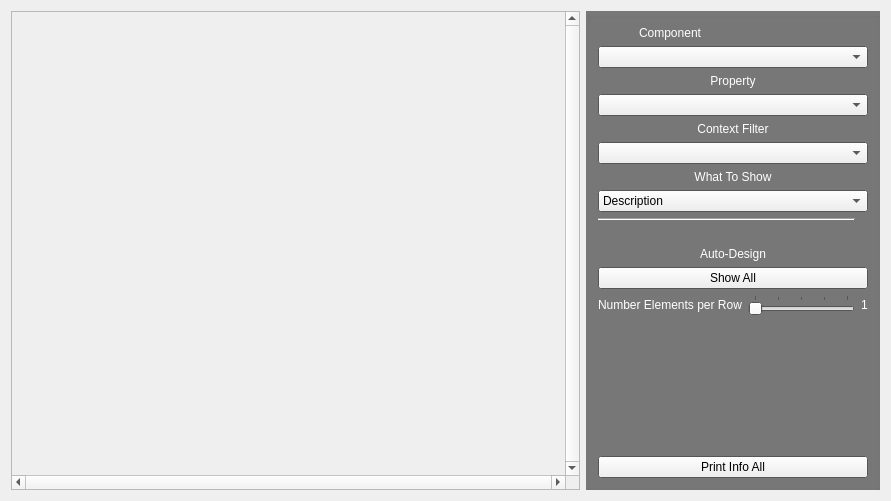
<?xml version="1.0" encoding="UTF-8"?>
<ui version="4.0">
 <class>Form_realtimeViewerProperties</class>
 <widget class="QWidget" name="Form_realtimeViewerProperties">
  <property name="geometry">
   <rect>
    <x>0</x>
    <y>0</y>
    <width>891</width>
    <height>501</height>
   </rect>
  </property>
  <property name="windowTitle">
   <string>Form</string>
  </property>
  <layout class="QHBoxLayout" name="horizontalLayout" stretch="11,1">
   <item>
    <widget class="QScrollArea" name="scrollArea">
     <property name="verticalScrollBarPolicy">
      <enum>Qt::ScrollBarAlwaysOn</enum>
     </property>
     <property name="horizontalScrollBarPolicy">
      <enum>Qt::ScrollBarAlwaysOn</enum>
     </property>
     <property name="widgetResizable">
      <bool>true</bool>
     </property>
     <widget class="QWidget" name="scrollAreaWidgetContents">
      <property name="geometry">
       <rect>
        <x>0</x>
        <y>0</y>
        <width>494</width>
        <height>447</height>
       </rect>
      </property>
      <layout class="QVBoxLayout" name="verticalLayout_2">
       <item>
        <widget class="QWidget" name="widget_contents" native="true">
         <layout class="QVBoxLayout" name="verticalLayout_3"/>
        </widget>
       </item>
      </layout>
     </widget>
    </widget>
   </item>
   <item>
    <widget class="QGroupBox" name="groupBox_2">
     <property name="palette">
      <palette>
       <active>
        <colorrole role="Base">
         <brush brushstyle="SolidPattern">
          <color alpha="255">
           <red>255</red>
           <green>255</green>
           <blue>255</blue>
          </color>
         </brush>
        </colorrole>
        <colorrole role="Window">
         <brush brushstyle="SolidPattern">
          <color alpha="255">
           <red>120</red>
           <green>120</green>
           <blue>120</blue>
          </color>
         </brush>
        </colorrole>
       </active>
       <inactive>
        <colorrole role="Base">
         <brush brushstyle="SolidPattern">
          <color alpha="255">
           <red>255</red>
           <green>255</green>
           <blue>255</blue>
          </color>
         </brush>
        </colorrole>
        <colorrole role="Window">
         <brush brushstyle="SolidPattern">
          <color alpha="255">
           <red>120</red>
           <green>120</green>
           <blue>120</blue>
          </color>
         </brush>
        </colorrole>
       </inactive>
       <disabled>
        <colorrole role="Base">
         <brush brushstyle="SolidPattern">
          <color alpha="255">
           <red>120</red>
           <green>120</green>
           <blue>120</blue>
          </color>
         </brush>
        </colorrole>
        <colorrole role="Window">
         <brush brushstyle="SolidPattern">
          <color alpha="255">
           <red>120</red>
           <green>120</green>
           <blue>120</blue>
          </color>
         </brush>
        </colorrole>
       </disabled>
      </palette>
     </property>
     <property name="autoFillBackground">
      <bool>true</bool>
     </property>
     <property name="title">
      <string/>
     </property>
     <layout class="QGridLayout" name="gridLayout">
      <item row="3" column="0" colspan="3">
       <widget class="QComboBox" name="comboBox_properties">
        <property name="minimumSize">
         <size>
          <width>0</width>
          <height>0</height>
         </size>
        </property>
        <property name="sizeAdjustPolicy">
         <enum>QComboBox::AdjustToContents</enum>
        </property>
        <property name="minimumContentsLength">
         <number>30</number>
        </property>
       </widget>
      </item>
      <item row="11" column="0" colspan="3">
       <widget class="QPushButton" name="pushButton_showall">
        <property name="text">
         <string>Show All</string>
        </property>
       </widget>
      </item>
      <item row="13" column="0" colspan="3">
       <spacer name="verticalSpacer">
        <property name="orientation">
         <enum>Qt::Vertical</enum>
        </property>
        <property name="sizeHint" stdset="0">
         <size>
          <width>20</width>
          <height>40</height>
         </size>
        </property>
       </spacer>
      </item>
      <item row="12" column="2">
       <widget class="QLabel" name="label_showallnum">
        <property name="palette">
         <palette>
          <active>
           <colorrole role="WindowText">
            <brush brushstyle="SolidPattern">
             <color alpha="255">
              <red>255</red>
              <green>255</green>
              <blue>255</blue>
             </color>
            </brush>
           </colorrole>
          </active>
          <inactive>
           <colorrole role="WindowText">
            <brush brushstyle="SolidPattern">
             <color alpha="255">
              <red>255</red>
              <green>255</green>
              <blue>255</blue>
             </color>
            </brush>
           </colorrole>
          </inactive>
          <disabled>
           <colorrole role="WindowText">
            <brush brushstyle="SolidPattern">
             <color alpha="255">
              <red>120</red>
              <green>120</green>
              <blue>120</blue>
             </color>
            </brush>
           </colorrole>
          </disabled>
         </palette>
        </property>
        <property name="text">
         <string>1</string>
        </property>
       </widget>
      </item>
      <item row="9" column="0" colspan="2">
       <spacer name="verticalSpacer_2">
        <property name="orientation">
         <enum>Qt::Vertical</enum>
        </property>
        <property name="sizeType">
         <enum>QSizePolicy::Fixed</enum>
        </property>
        <property name="sizeHint" stdset="0">
         <size>
          <width>20</width>
          <height>20</height>
         </size>
        </property>
       </spacer>
      </item>
      <item row="8" column="0" colspan="2">
       <widget class="Line" name="line">
        <property name="orientation">
         <enum>Qt::Horizontal</enum>
        </property>
       </widget>
      </item>
      <item row="6" column="0" colspan="3">
       <widget class="QLabel" name="label_4">
        <property name="palette">
         <palette>
          <active>
           <colorrole role="WindowText">
            <brush brushstyle="SolidPattern">
             <color alpha="255">
              <red>255</red>
              <green>255</green>
              <blue>255</blue>
             </color>
            </brush>
           </colorrole>
          </active>
          <inactive>
           <colorrole role="WindowText">
            <brush brushstyle="SolidPattern">
             <color alpha="255">
              <red>255</red>
              <green>255</green>
              <blue>255</blue>
             </color>
            </brush>
           </colorrole>
          </inactive>
          <disabled>
           <colorrole role="WindowText">
            <brush brushstyle="SolidPattern">
             <color alpha="255">
              <red>120</red>
              <green>120</green>
              <blue>120</blue>
             </color>
            </brush>
           </colorrole>
          </disabled>
         </palette>
        </property>
        <property name="text">
         <string>What To Show</string>
        </property>
        <property name="alignment">
         <set>Qt::AlignCenter</set>
        </property>
       </widget>
      </item>
      <item row="5" column="0" colspan="3">
       <widget class="QComboBox" name="comboBox_context">
        <property name="sizeAdjustPolicy">
         <enum>QComboBox::AdjustToContents</enum>
        </property>
       </widget>
      </item>
      <item row="7" column="0" colspan="3">
       <widget class="QComboBox" name="comboBox_whatToShow">
        <item>
         <property name="text">
          <string>Description</string>
         </property>
        </item>
        <item>
         <property name="text">
          <string>Descriptor</string>
         </property>
        </item>
        <item>
         <property name="text">
          <string>Name</string>
         </property>
        </item>
       </widget>
      </item>
      <item row="4" column="0" colspan="3">
       <widget class="QLabel" name="label_3">
        <property name="palette">
         <palette>
          <active>
           <colorrole role="WindowText">
            <brush brushstyle="SolidPattern">
             <color alpha="255">
              <red>255</red>
              <green>255</green>
              <blue>255</blue>
             </color>
            </brush>
           </colorrole>
          </active>
          <inactive>
           <colorrole role="WindowText">
            <brush brushstyle="SolidPattern">
             <color alpha="255">
              <red>255</red>
              <green>255</green>
              <blue>255</blue>
             </color>
            </brush>
           </colorrole>
          </inactive>
          <disabled>
           <colorrole role="WindowText">
            <brush brushstyle="SolidPattern">
             <color alpha="255">
              <red>120</red>
              <green>120</green>
              <blue>120</blue>
             </color>
            </brush>
           </colorrole>
          </disabled>
         </palette>
        </property>
        <property name="text">
         <string>Context Filter</string>
        </property>
        <property name="alignment">
         <set>Qt::AlignCenter</set>
        </property>
       </widget>
      </item>
      <item row="1" column="0" colspan="3">
       <widget class="QComboBox" name="comboBox_components">
        <property name="sizeAdjustPolicy">
         <enum>QComboBox::AdjustToContents</enum>
        </property>
        <property name="minimumContentsLength">
         <number>30</number>
        </property>
       </widget>
      </item>
      <item row="2" column="0" colspan="3">
       <widget class="QLabel" name="label">
        <property name="palette">
         <palette>
          <active>
           <colorrole role="WindowText">
            <brush brushstyle="SolidPattern">
             <color alpha="255">
              <red>255</red>
              <green>255</green>
              <blue>255</blue>
             </color>
            </brush>
           </colorrole>
          </active>
          <inactive>
           <colorrole role="WindowText">
            <brush brushstyle="SolidPattern">
             <color alpha="255">
              <red>255</red>
              <green>255</green>
              <blue>255</blue>
             </color>
            </brush>
           </colorrole>
          </inactive>
          <disabled>
           <colorrole role="WindowText">
            <brush brushstyle="SolidPattern">
             <color alpha="255">
              <red>120</red>
              <green>120</green>
              <blue>120</blue>
             </color>
            </brush>
           </colorrole>
          </disabled>
         </palette>
        </property>
        <property name="font">
         <font>
          <weight>50</weight>
          <bold>false</bold>
         </font>
        </property>
        <property name="text">
         <string>Property</string>
        </property>
        <property name="alignment">
         <set>Qt::AlignCenter</set>
        </property>
       </widget>
      </item>
      <item row="12" column="1">
       <widget class="QSlider" name="horizontalSlider_showallnum">
        <property name="minimum">
         <number>1</number>
        </property>
        <property name="maximum">
         <number>5</number>
        </property>
        <property name="orientation">
         <enum>Qt::Horizontal</enum>
        </property>
        <property name="tickPosition">
         <enum>QSlider::TicksAbove</enum>
        </property>
        <property name="tickInterval">
         <number>1</number>
        </property>
       </widget>
      </item>
      <item row="0" column="0">
       <widget class="QLabel" name="label_2">
        <property name="palette">
         <palette>
          <active>
           <colorrole role="WindowText">
            <brush brushstyle="SolidPattern">
             <color alpha="255">
              <red>255</red>
              <green>255</green>
              <blue>255</blue>
             </color>
            </brush>
           </colorrole>
          </active>
          <inactive>
           <colorrole role="WindowText">
            <brush brushstyle="SolidPattern">
             <color alpha="255">
              <red>255</red>
              <green>255</green>
              <blue>255</blue>
             </color>
            </brush>
           </colorrole>
          </inactive>
          <disabled>
           <colorrole role="WindowText">
            <brush brushstyle="SolidPattern">
             <color alpha="255">
              <red>120</red>
              <green>120</green>
              <blue>120</blue>
             </color>
            </brush>
           </colorrole>
          </disabled>
         </palette>
        </property>
        <property name="font">
         <font>
          <weight>50</weight>
          <bold>false</bold>
         </font>
        </property>
        <property name="text">
         <string>Component</string>
        </property>
        <property name="alignment">
         <set>Qt::AlignCenter</set>
        </property>
       </widget>
      </item>
      <item row="12" column="0">
       <widget class="QLabel" name="label_5">
        <property name="palette">
         <palette>
          <active>
           <colorrole role="WindowText">
            <brush brushstyle="SolidPattern">
             <color alpha="255">
              <red>255</red>
              <green>255</green>
              <blue>255</blue>
             </color>
            </brush>
           </colorrole>
          </active>
          <inactive>
           <colorrole role="WindowText">
            <brush brushstyle="SolidPattern">
             <color alpha="255">
              <red>255</red>
              <green>255</green>
              <blue>255</blue>
             </color>
            </brush>
           </colorrole>
          </inactive>
          <disabled>
           <colorrole role="WindowText">
            <brush brushstyle="SolidPattern">
             <color alpha="255">
              <red>120</red>
              <green>120</green>
              <blue>120</blue>
             </color>
            </brush>
           </colorrole>
          </disabled>
         </palette>
        </property>
        <property name="text">
         <string>Number Elements per Row</string>
        </property>
       </widget>
      </item>
      <item row="10" column="0" colspan="3">
       <widget class="QLabel" name="label_6">
        <property name="palette">
         <palette>
          <active>
           <colorrole role="WindowText">
            <brush brushstyle="SolidPattern">
             <color alpha="255">
              <red>255</red>
              <green>255</green>
              <blue>255</blue>
             </color>
            </brush>
           </colorrole>
          </active>
          <inactive>
           <colorrole role="WindowText">
            <brush brushstyle="SolidPattern">
             <color alpha="255">
              <red>255</red>
              <green>255</green>
              <blue>255</blue>
             </color>
            </brush>
           </colorrole>
          </inactive>
          <disabled>
           <colorrole role="WindowText">
            <brush brushstyle="SolidPattern">
             <color alpha="255">
              <red>120</red>
              <green>120</green>
              <blue>120</blue>
             </color>
            </brush>
           </colorrole>
          </disabled>
         </palette>
        </property>
        <property name="text">
         <string>Auto-Design</string>
        </property>
        <property name="alignment">
         <set>Qt::AlignCenter</set>
        </property>
       </widget>
      </item>
      <item row="14" column="0" colspan="3">
       <widget class="QPushButton" name="pushButton_printall">
        <property name="text">
         <string>Print Info All</string>
        </property>
       </widget>
      </item>
     </layout>
    </widget>
   </item>
  </layout>
 </widget>
 <resources/>
 <connections>
  <connection>
   <sender>comboBox_components</sender>
   <signal>activated(int)</signal>
   <receiver>Form_realtimeViewerProperties</receiver>
   <slot>newSelection_component(int)</slot>
   <hints>
    <hint type="sourcelabel">
     <x>863</x>
     <y>79</y>
    </hint>
    <hint type="destinationlabel">
     <x>154</x>
     <y>-6</y>
    </hint>
   </hints>
  </connection>
  <connection>
   <sender>comboBox_properties</sender>
   <signal>activated(int)</signal>
   <receiver>Form_realtimeViewerProperties</receiver>
   <slot>newSelection_property(int)</slot>
   <hints>
    <hint type="sourcelabel">
     <x>863</x>
     <y>141</y>
    </hint>
    <hint type="destinationlabel">
     <x>338</x>
     <y>-2</y>
    </hint>
   </hints>
  </connection>
  <connection>
   <sender>comboBox_context</sender>
   <signal>activated(int)</signal>
   <receiver>Form_realtimeViewerProperties</receiver>
   <slot>newSelection_context(int)</slot>
   <hints>
    <hint type="sourcelabel">
     <x>863</x>
     <y>203</y>
    </hint>
    <hint type="destinationlabel">
     <x>445</x>
     <y>250</y>
    </hint>
   </hints>
  </connection>
  <connection>
   <sender>comboBox_whatToShow</sender>
   <signal>activated(int)</signal>
   <receiver>Form_realtimeViewerProperties</receiver>
   <slot>activate_whatToShow(int)</slot>
   <hints>
    <hint type="sourcelabel">
     <x>863</x>
     <y>265</y>
    </hint>
    <hint type="destinationlabel">
     <x>445</x>
     <y>250</y>
    </hint>
   </hints>
  </connection>
  <connection>
   <sender>pushButton_showall</sender>
   <signal>clicked()</signal>
   <receiver>Form_realtimeViewerProperties</receiver>
   <slot>buttonPushed_showall()</slot>
   <hints>
    <hint type="sourcelabel">
     <x>863</x>
     <y>377</y>
    </hint>
    <hint type="destinationlabel">
     <x>893</x>
     <y>258</y>
    </hint>
   </hints>
  </connection>
  <connection>
   <sender>horizontalSlider_showallnum</sender>
   <signal>sliderReleased()</signal>
   <receiver>Form_realtimeViewerProperties</receiver>
   <slot>selectionNumberPerLine()</slot>
   <hints>
    <hint type="sourcelabel">
     <x>845</x>
     <y>413</y>
    </hint>
    <hint type="destinationlabel">
     <x>895</x>
     <y>300</y>
    </hint>
   </hints>
  </connection>
  <connection>
   <sender>pushButton_printall</sender>
   <signal>clicked()</signal>
   <receiver>Form_realtimeViewerProperties</receiver>
   <slot>buttonPushed_printall()</slot>
   <hints>
    <hint type="sourcelabel">
     <x>650</x>
     <y>448</y>
    </hint>
    <hint type="destinationlabel">
     <x>893</x>
     <y>422</y>
    </hint>
   </hints>
  </connection>
 </connections>
 <slots>
  <slot>newSelection_component(int)</slot>
  <slot>newSelection_property(int)</slot>
  <slot>buttonPushed_addgroup()</slot>
  <slot>buttonPushed_additem()</slot>
  <slot>newSelection_context(int)</slot>
  <slot>activate_whatToShow(int)</slot>
  <slot>buttonPushed_showall()</slot>
  <slot>selectionNumberPerLine()</slot>
  <slot>buttonPushed_printall()</slot>
 </slots>
</ui>
